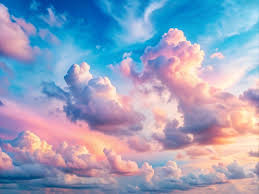
%> input picture exp1/photo1.jpg, 259 x 194 px
$ octave exp1_ex3.m   (GNU Octave 9; MATLAB toolbox functions it lacks are replaced by stand-ins)
%> lines starting %> are read from the running program, lines starting %| are printed output that depends on the picture; in (x1, y1, x2, y2) boxes, pixels count from 0 and x2, y2 are one past the last pixel; in counts of white or black regions, pixels touching at a corner belong together; the program's own positions count from 1
% 3.实现该256x256的图像块的灰度分辨率图(1-8 bits)，并存储为jpg图片;

photo_path = 'exp1/photo1.jpg';
photo = imread(photo_path);
%> photo is the input picture: size 194x259x3 uint8; mean R, G, B 149.8, 161.3, 189.3

% 灰度化
photo = rgb2gray(photo);
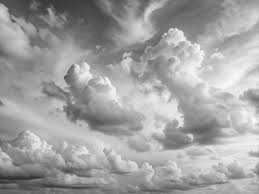
%> photo: size 194x259 uint8; min 46, max 252, mean 161.1

% 定义变量名数组
var_names = {'photo_1_bit', 'photo_2_bit', 'photo_3_bit', 'photo_4_bit', 'photo_5_bit', 'photo_6_bit', 'photo_7_bit', 'photo_8_bit'};

% 使用循环处理所有灰度分辨率
for i = 1:8
    img = gray_resolution(photo, i);
    % 添加标题文字
    img = insertText(img, [10 10], sprintf('%d bits', i), 'FontSize', 18, 'BoxColor', 'white', 'BoxOpacity', 0.7);

    assignin('base', var_names{i}, img);
end
%> this loop made 8 passes
%> pass 1, in gray_resolution, `gray_res = uint8(floor(double(img) / 2^(8-bits)) * 2^(8-bits));`:
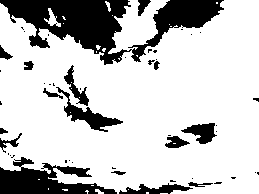
%> gray_res: size 194x259 uint8; values 0 (black) and 128 (white), 77.6% white; 50 black regions (34 under 20 px), largest, box (x1, y1, x2, y2) and area: (0, 0, 224, 65) 6272, (0, 157, 117, 194) 2213, (56, 87, 123, 132) 714
%> pass 1, `img = insertText(img, [10 10], sprintf('%d bits', i), 'FontSize', 18, ..`:
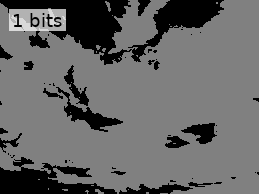
%> img: size 194x259x3 uint8; min 0, max 217, mean 102.3
%> pass 2, in gray_resolution (call 2), `gray_res = uint8(floor(double(img) / 2^(8-bits)) * 2^(8-bits));`:
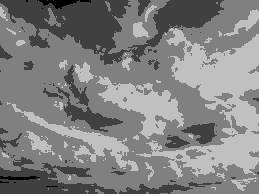
%> gray_res: size 194x259 uint8; min 0, max 192, mean 129.2
%> pass 2, `img = insertText(img, [10 10], sprintf('%d bits', i), 'FontSize', 18, ..`:
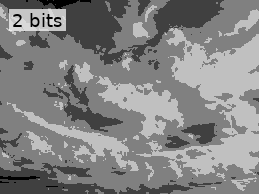
%> img: size 194x259x3 uint8; min 0, max 236, mean 131.4

% 拼成一张图
photo_all = [photo_1_bit, photo_2_bit, photo_3_bit, photo_4_bit; photo_5_bit, photo_6_bit, photo_7_bit, photo_8_bit];
imwrite(photo_all, 'exp1/photo_gray_res.jpg', 'jpg');

% 灰度分辨显示函数
function gray_res = gray_resolution(img, bits)
    % 生成2^bits个灰度级
    gray_res = uint8(floor(double(img) / 2^(8-bits)) * 2^(8-bits));
end

$ run again, with exp1/cameraman.tif saved as exp1/photo1.jpg
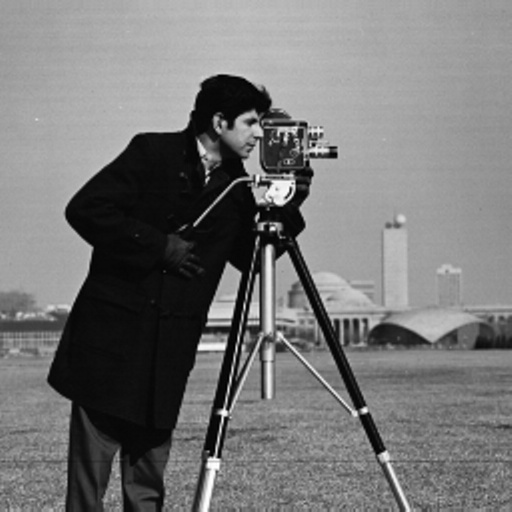
%> input picture exp1/cameraman.tif, 512 x 512 px
%> photo is the input picture: size 512x512 uint8; min 0, max 255, mean 118.3
%> the loop `for i = 1:8` made 8 passes
%> pass 1, in gray_resolution, `gray_res = uint8(floor(double(img) / 2^(8-bits)) * 2^(8-bits));`:
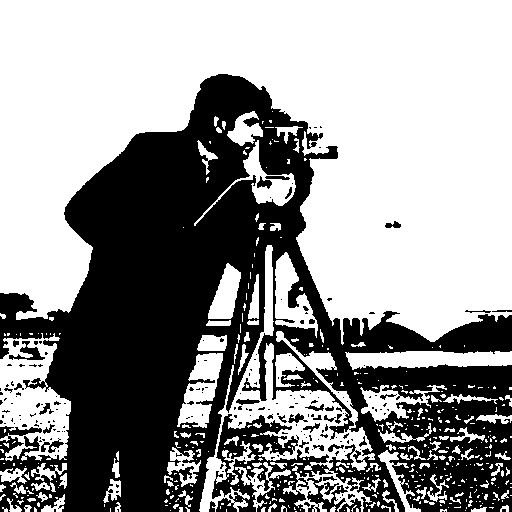
%> gray_res: size 512x512 uint8; values 0 (black) and 128 (white), 59% white; 204 black regions (168 under 20 px), largest, box (x1, y1, x2, y2) and area: (0, 74, 512, 512) 104133, (307, 477, 348, 512) 551, (9, 341, 45, 360) 255
%> pass 2, in gray_resolution (call 2), `gray_res = uint8(floor(double(img) / 2^(8-bits)) * 2^(8-bits));`:
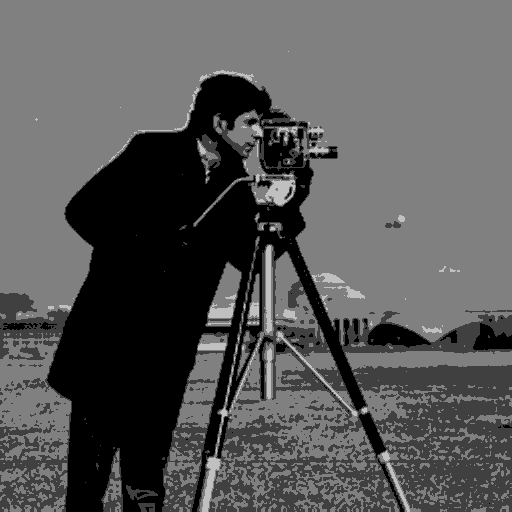
%> gray_res: size 512x512 uint8; min 0, max 192, mean 87.3
